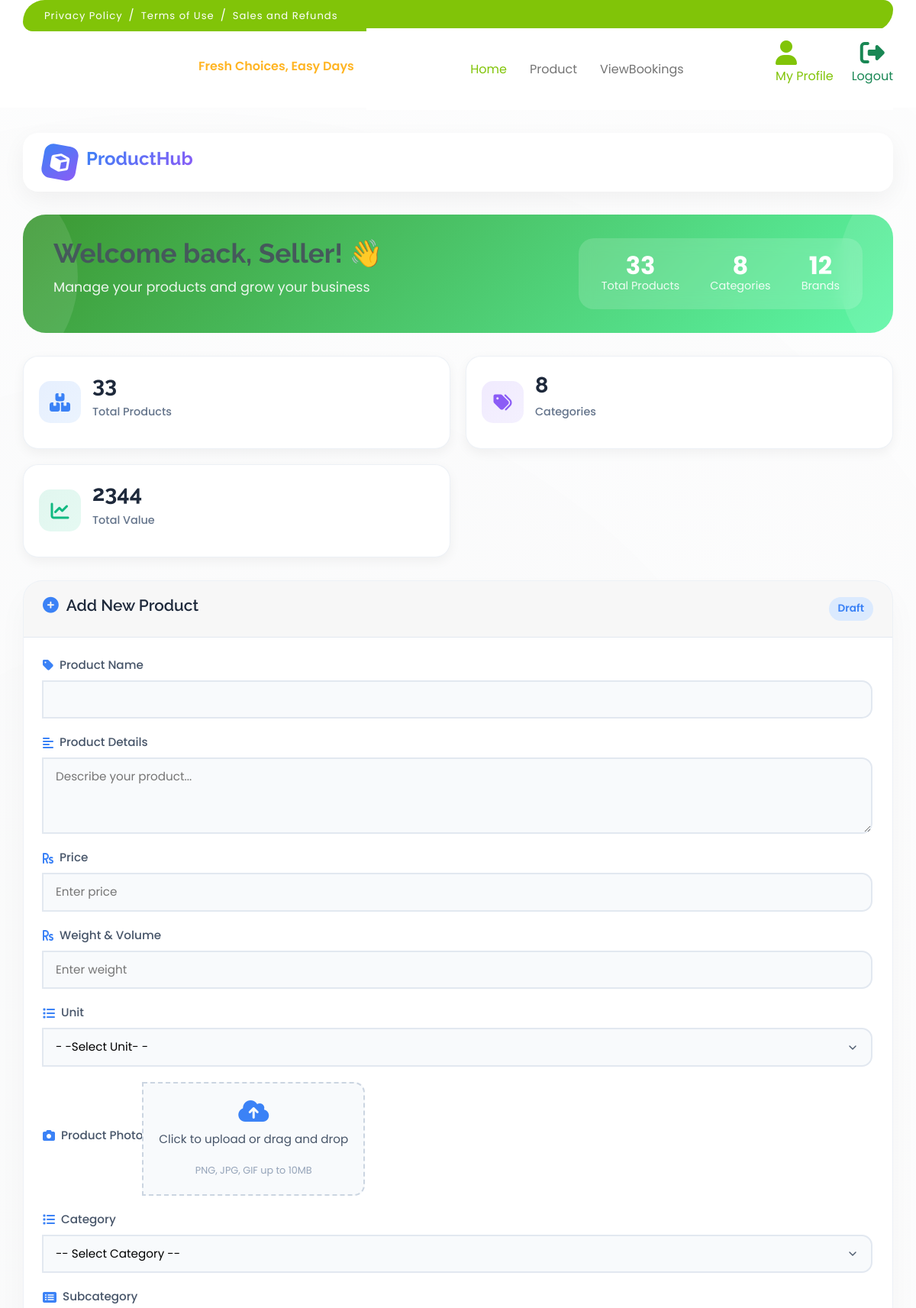
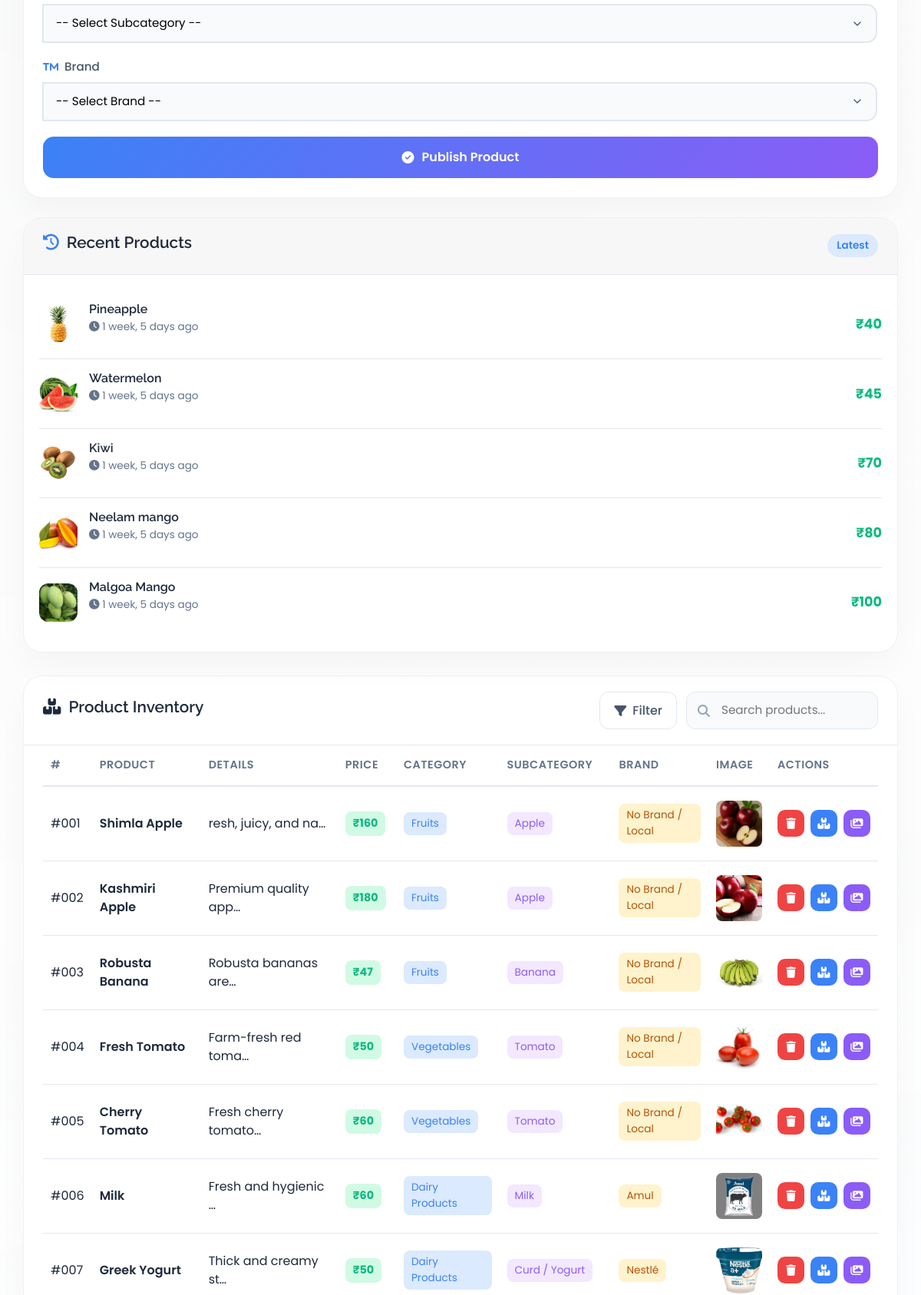
The app's page /Seller/Product/ (signed in, upper part) with its own data (2 pictures, top to bottom).
### Seller/models.py (models this page shows)
class tbl_product(models.Model):
    UNIT= [
    ('kg', 'Kilogram'),   # weight
    ('g', 'Gram'),        # weight
    ('l', 'Litre'),       # volume
    ('ml', 'Millilitre'), # volume
]
    product_name=models.CharField(max_length=50)
    product_details=models.CharField(max_length=60)
    product_price=models.IntegerField(max_length=50)
    product_photo=models.FileField(upload_to ='Assets/ProductDocs')
    product_weight = models.IntegerField(null=True)
    weight_unit = models.CharField(max_length=10, choices=UNIT,null=True,blank=True)
    subcategory=models.ForeignKey(tbl_subcategory,on_delete=models.CASCADE)
    brand=models.ForeignKey(tbl_brand,on_delete=models.CASCADE)
    seller=models.ForeignKey(tbl_seller,on_delete=models.CASCADE)
    created_at = models.DateTimeField(auto_now_add=True, null=True, blank=True)

### Admin/models.py (models this page shows)
class tbl_subcategory(models.Model):
    subcategory_name=models.CharField(max_length=50)
    category=models.ForeignKey(tbl_category,on_delete=models.CASCADE)

class tbl_category(models.Model):
    category_name=models.CharField(max_length=50)

class tbl_brand(models.Model):
    brand_name=models.CharField(max_length=50)

### Seller/views.py (the view)
# urls.py: path('Product/',views.Product,name="Product"),
def Product(request):
        sellerdata=tbl_seller.objects.get(id=request.session['sid'])
        subcategorydata=tbl_subcategory.objects.all()
        categorydata=tbl_category.objects.all()
        branddata=tbl_brand.objects.all()
        productdata = tbl_product.objects.filter(seller=sellerdata)
        total_value = productdata.aggregate(total=Sum('product_price'))['total'] or 0
        recent_products = productdata.order_by('-id')[:5]
        if request.method=="POST":
                brand=tbl_brand.objects.get(id=request.POST.get("sel_brand"))
                subcategory=tbl_subcategory.objects.get(id=request.POST.get("sel_subcategory"))
                name=request.POST.get("txt_productname")
                details=request.POST.get("txt_productdetails")
                photo=request.FILES.get("txt_photo")
                price=request.POST.get("txt_price")
                weight=request.POST.get("txt_weight")
                unit=request.POST.get("sel_unit")
                tbl_product.objects.create(product_name=name,product_details=details,product_price=price,product_photo=photo,subcategory=subcategory,brand=brand,seller=sellerdata,product_weight=weight, weight_unit=unit)
                return render(request,"Seller/Product.html",{'msg':"Data inserted"})
        else:
                return render(request,"Seller/Product.html",{'subcategorydata':subcategorydata,'categorydata':categorydata,'branddata':branddata,'sellerdata':sellerdata,'productdata':productdata,'recent_products':recent_products,'total_value':total_value})

### Seller/Templates/Seller/Product.html (shortened to what this page needs)
{% extends 'Seller/Head.html' %}
{% load static %}
{% block content %}
<br><br><br><br>
<!DOCTYPE html>
<html lang="en">
<head>
    <link rel="stylesheet" href="https://cdnjs.cloudflare.com/ajax/libs/font-awesome/6.4.0/css/all.min.css">
</head>
<body>
    <div class="dashboard">
        <div class="top-nav">
            <div class="logo-area">
                <div class="logo-icon">
                    <i class="fas fa-cube"></i>
                </div>
                <div class="logo-text">
                    <h2>ProductHub</h2>
                </div>
            </div>
        </div>
        <div class="welcome-banner">
            <div class="welcome-text">
                <h1>Welcome back, Seller! 👋</h1>
                <p>Manage your products and grow your business</p>
            </div>
            <div class="welcome-stats">
                <div class="stat-item">
                    <div class="stat-number">{{ productdata|length|default:"0" }}</div>
                    <div class="stat-label">Total Products</div>
                </div>
                <div class="stat-item">
                    <div class="stat-number">{{ categorydata|length|default:"0" }}</div>
                    <div class="stat-label">Categories</div>
                </div>
                <div class="stat-item">
                    <div class="stat-number">{{ branddata|length|default:"0" }}</div>
                    <div class="stat-label">Brands</div>
                </div>
            </div>
        </div>
        <div class="stats-grid">
            <div class="stat-card">
                <div class="stat-icon blue">
                    <i class="fas fa-boxes"></i>
                </div>
                <div class="stat-info">
                    <h3>{{ productdata|length|default:"0" }}</h3>
                    <p>Total Products</p>
                </div>
            </div>
            <div class="stat-card">
                <div class="stat-icon purple">
                    <i class="fas fa-tags"></i>
                </div>
                <div class="stat-info">
                    <h3>{{ categorydata|length|default:"0" }}</h3>
                    <p>Categories</p>
                </div>
            </div>
            <div class="stat-card">
                <div class="stat-icon green">
                    <i class="fas fa-chart-line"></i>
                </div>
                <div class="stat-info">
                    <h3>
                        {{total_value}}
                    </h3>
                    <p>Total Value</p>
                </div>
            </div>
        </div>
        <form action="" method="post" enctype="multipart/form-data">
            <div class="content-grid">
                <div class="form-card">
                    <div class="card-header">
                        <h3>
                            <i class="fas fa-plus-circle"></i>
                            Add New Product
                        </h3>
                        <span class="status-badge">Draft</span>
                    </div>
                    <div class="form-body">
                        <div class="input-group">
                            <div class="input-label">
                                <i class="fas fa-tag"></i>
                                <span>Product Name</span>
                            </div>
                            <input type="text" name="txt_productname" class="input-field"  required>
                        </div>
                        <div class="input-group">
                            <div class="input-label">
                                <i class="fas fa-align-left"></i>
                                <span>Product Details</span>
                            </div>
                            <textarea name="txt_productdetails" class="input-field textarea-field" placeholder="Describe your product..." required></textarea>
                        </div>
                        <div class="input-group">
                            <div class="input-label">
                                <i class="fas fa-rupee-sign"></i>
                                <span>Price</span>
                            </div>
                            <input type="text" name="txt_price" class="input-field" placeholder="Enter price" required>
                        </div>
                        <div class="input-group">
                            <div class="input-label">
                                <i class="fas fa-rupee-sign"></i>
                                <span>Weight & Volume</span>
                            </div>
                            <input type="text" name="txt_weight" class="input-field" placeholder="Enter weight" required>
                        </div>
                        <div class="input-group">
                            <div class="input-label">
                                <i class="fas fa-list"></i>
                                <span>Unit</span>
                            </div>
                            <select name="sel_unit"class="input-field select-field" required>
                                <option value="">- -Select Unit- -</option>
                            </select>
                        </div>
                        <div class="input-group">
                            <div class="input-label">
                                <i class="fas fa-camera"></i>
                                <span>Product Photo</span>
                            </div>
                            <div class="file-upload-area">
                                <i class="fas fa-cloud-upload-alt"></i>
                                <p>Click to upload or drag and drop</p>
                                <small>PNG, JPG, GIF up to 10MB</small>
                            </div>
                        </div>
                        <div class="input-group">
                            <div class="input-label">
                                <i class="fas fa-list"></i>
                                <span>Category</span>
                            </div>
                            <select name="sel_category" id="sel_category" class="input-field select-field" required>
                                <option value="">-- Select Category --</option>
                            </select>
                        </div>
                        <div class="input-group">
                            <div class="input-label">
                                <i class="fas fa-list-alt"></i>
                                <span>Subcategory</span>
                            </div>
                            <select name="sel_subcategory" id="sel_subcategory" class="input-field select-field" required>
                                <option value="">-- Select Subcategory --</option>
                            </select>
                        </div>
                        <div class="input-group">
                            <div class="input-label">
                                <i class="fas fa-trademark"></i>
                                <span>Brand</span>
                            </div>
                            <select name="sel_brand" class="input-field select-field" required>
                                <option value="">-- Select Brand --</option>
                            </select>
                        </div>
                        <button type="submit" class="submit-btn">
                            <i class="fas fa-check-circle"></i>
                            Publish Product
                        </button>
                    </div>
                </div>
                <div class="recent-card">
                    <div class="card-header">
                        <h3>
                            <i class="fas fa-history"></i>
                            Recent Products
                        </h3>
                        <span class="status-badge">Latest</span>
                    </div>
                    <div class="recent-list">
                        {% if recent_products %}
                            {% for i in recent_products|slice:":5" %}
                            <div class="recent-item">
                                <img src="{{i.product_photo.url}}" alt="{{i.product_name}}" class="recent-img">
                                <div class="recent-info">
                                    <h4>{{i.product_name|truncatechars:20}}</h4>
                                    <p><i class="fas fa-clock"></i> {{ i.created_at|timesince }} ago</p>
                                </div>
                                <div class="recent-price">₹{{i.product_price}}</div>
                            </div>
                            {% endfor %}
                        {% else %}
                            <div style="text-align: center; padding: 30px; color: #94a3b8;">
                                <i class="fas fa-box-open" style="font-size: 3rem; margin-bottom: 15px;"></i>
                                <p>No products added yet</p>
                            </div>
                        {% endif %}
                    </div>
                </div>
            </div>
            <div class="table-section">
                <div class="table-header">
                    <h3>
                        <i class="fas fa-boxes"></i>
                        Product Inventory
                    </h3>
                    <div class="table-actions">
                        <div class="filter-btn">
                            <i class="fas fa-filter"></i>
                            Filter
                        </div>
                        <div class="search-wrapper">
                            <i class="fas fa-search"></i>
                            <input type="text" id="productSearch" placeholder="Search products...">
                        </div>
                    </div>
                </div>
                <div class="table-responsive">
                    <table class="product-table">
                        <thead>
                            <tr>
                                <th>#</th>
                                <th>Product</th>
                                <th>Details</th>
                                <th>Price</th>
                                <th>Category</th>
                                <th>Subcategory</th>
                                <th>Brand</th>
                                <th>Image</th>
                                <th>Actions</th>
                            </tr>
                        </thead>
                        <tbody>
                            {% for i in productdata %}
                            <tr>
                                <td>#{{ forloop.counter|stringformat:"03d" }}</td>
                                <td>
                                    <div class="product-info">
                                        <span class="product-name">{{i.product_name|truncatechars:15}}</span>
                                    </div>
                                </td>
                                <td>{{i.product_details|truncatechars:20}}</td>
                                <td><span class="price-tag">₹{{i.product_price}}</span></td>
                                <td><span class="category-tag">{{i.subcategory.category.category_name}}</span></td>
                                <td><span class="subcategory-tag">{{i.subcategory.subcategory_name}}</span></td>
                                <td><span class="brand-tag">{{i.brand.brand_name}}</span></td>
                                <td>
                                    <img src="{{i.product_photo.url}}" alt="{{i.product_name}}" style="width: 60px; height: 60px; border-radius: 8px; object-fit: cover;">
                                </td>
                                <td>
                                    <div class="action-group">
                                        <a href="{% url 'Seller:delproduct' i.id %}" class="action-icon delete" onclick="return confirm('Are you sure you want to delete this product?')">
                                            <i class="fas fa-trash"></i>
                                        </a>
                                        <a href="{% url 'Seller:Stock' i.id %}" class="action-icon stock">
                                            <i class="fas fa-boxes"></i>
                                        </a>
                                        <a href="{% url 'Seller:Gallery' i.id %}" class="action-icon gallery">
                                            <i class="fas fa-images"></i>
                                        </a>
                                    </div>
                                </td>
                            </tr>
                            {% endfor %}
                        </tbody>
                    </table>
                </div>
            </div>
        </form>
    </div>
</body>
</html>
{% endblock content %}

### records on screen
tbl_product: product_photo (picture), product_name "Pineapple", created_at "1 week, 5 days", product_price "40"
tbl_product: product_photo (picture), product_name "Watermelon", created_at "1 week, 5 days", product_price "45"
tbl_product: product_photo (picture), product_name "Kiwi", created_at "1 week, 5 days", product_price "70"
tbl_product: product_photo (picture), product_name "Neelam mango", created_at "1 week, 5 days", product_price "80"
tbl_product: product_photo (picture), product_name "Malgoa Mango", created_at "1 week, 5 days", product_price "100"
tbl_product: product_name "Shimla Apple", product_details "resh, juicy, and na…", product_price "160", subcategory.category.category_name "Fruits", subcategory.subcategory_name "Apple", brand.brand_name "No Brand / Local", product_photo (picture)
tbl_product: product_name "Kashmiri Apple", product_details "Premium quality app…", product_price "180", subcategory.category.category_name "Fruits", subcategory.subcategory_name "Apple", brand.brand_name "No Brand / Local", product_photo (picture)
tbl_product: product_name "Robusta Banana", product_details "Robusta bananas are…", product_price "47", subcategory.category.category_name "Fruits", subcategory.subcategory_name "Banana", brand.brand_name "No Brand / Local", product_photo (picture)
tbl_product: product_name "Fresh Tomato", product_details "Farm-fresh red toma…", product_price "50", subcategory.category.category_name "Vegetables", subcategory.subcategory_name "Tomato", brand.brand_name "No Brand / Local", product_photo (picture)
tbl_product: product_name "Cherry Tomato", product_details "Fresh cherry tomato…", product_price "60", subcategory.category.category_name "Vegetables", subcategory.subcategory_name "Tomato", brand.brand_name "No Brand / Local", product_photo (picture)
tbl_product: product_name "Milk", product_details "Fresh and hygienic …", product_price "60", subcategory.category.category_name "Dairy Products", subcategory.subcategory_name "Milk", brand.brand_name "Amul", product_photo (picture)
tbl_product: product_name "Greek Yogurt", product_details "Thick and creamy st…", product_price "50", subcategory.category.category_name "Dairy Products", subcategory.subcategory_name "Curd / Yogurt", brand.brand_name "Nestlé", product_photo (picture)

### other values on screen
{{ productdata|length|default:"0" }} "33"
{{ categorydata|length|default:"0" }} "8"
{{ branddata|length|default:"0" }} "12"
{{ total_value }} "2344"
